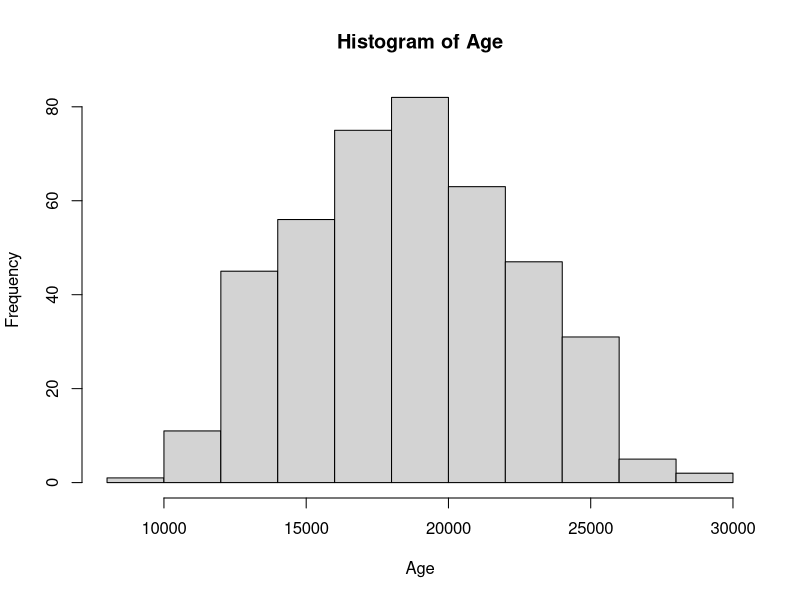
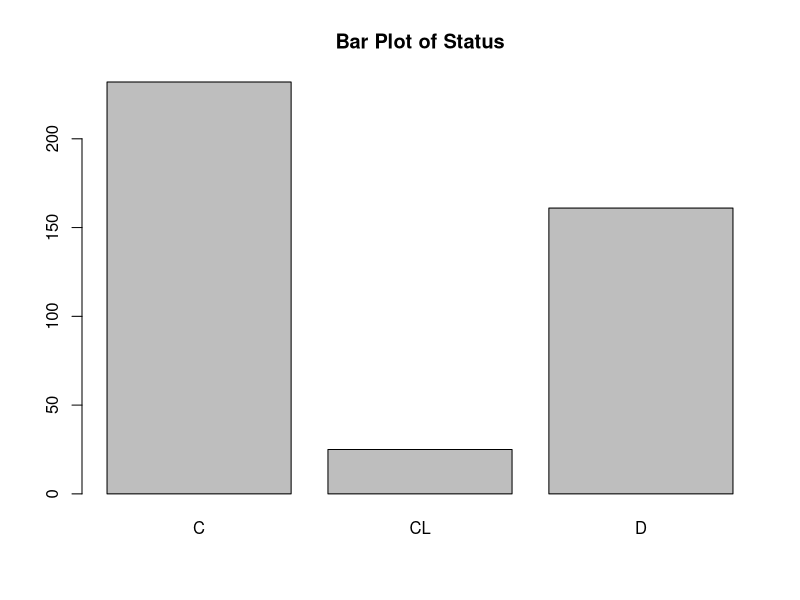
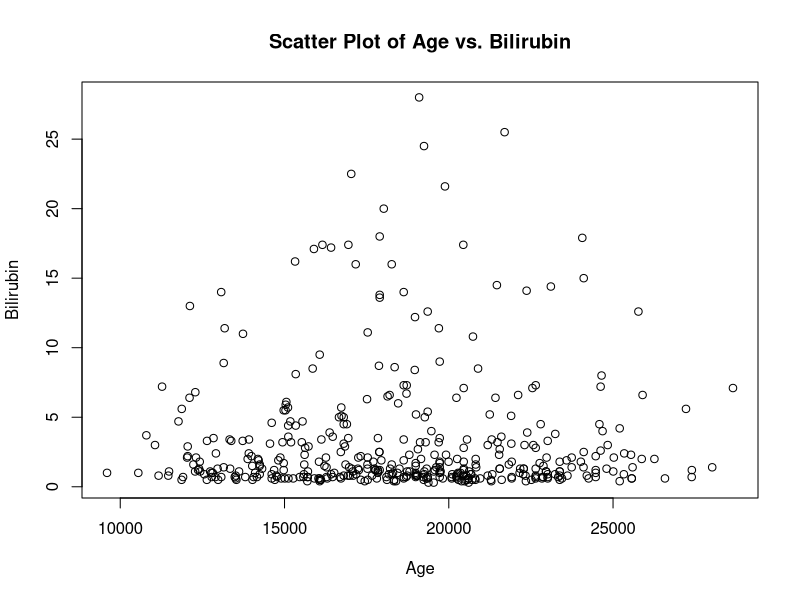
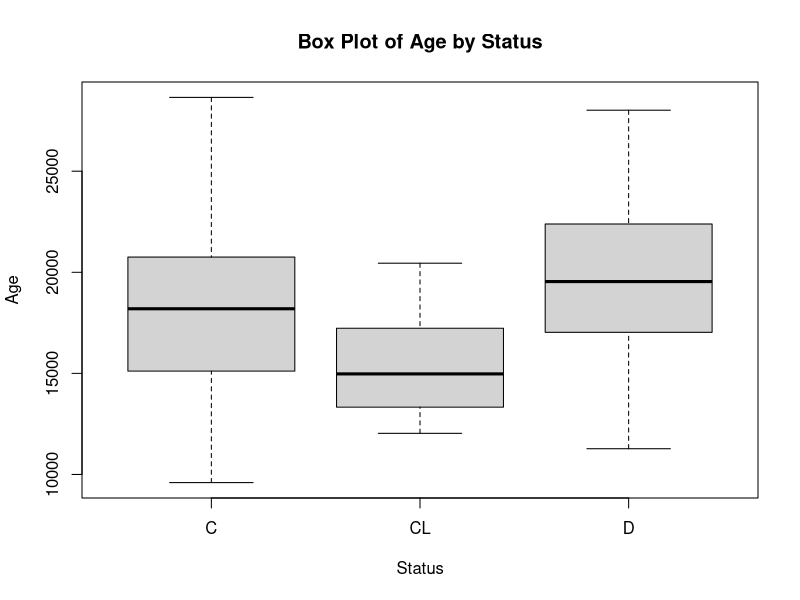

These figures' R source, in order:
# Load dataset
liver_data <- read.csv("data/cirrhosis.csv", colClasses = c(
  N_Days = "numeric",
  Status = "factor",
  Drug = "factor",
  Age = "numeric",
  Sex = "factor",
  Ascites = "factor",
  Hepatomegaly = "factor",
  Spiders = "factor",
  Edema = "factor",
  Bilirubin = "numeric",
  Cholesterol = "numeric",
  Albumin = "numeric",
  Copper = "numeric",
  Alk_Phos = "numeric",
  SGOT = "numeric",
  Tryglicerides = "numeric",
  Platelets = "numeric",
  Prothrombin = "numeric",
  Stage = "factor"
))

# Display the structure of the dataset
str(liver_data)

# View the first few rows of the dataset
head(liver_data)

# View the dataset in a separate viewer window
View(liver_data)

# Frequency of categorical variables
table(liver_data$Status)
table(liver_data$Drug)
table(liver_data$Sex)
table(liver_data$Ascites)
table(liver_data$Hepatomegaly)
table(liver_data$Spiders)
table(liver_data$Edema)
table(liver_data$Stage)

# Mean, median, and mode for numerical variables
mean(liver_data$Age)
median(liver_data$Age)
Mode <- function(x) {
  ux <- unique(x)
  ux[which.max(tabulate(match(x, ux)))]
}
Mode(liver_data$Age)

mean(liver_data$Bilirubin)
median(liver_data$Bilirubin)
Mode(liver_data$Bilirubin)

# Range for numerical variables
range(liver_data$Age)
range(liver_data$Bilirubin)

# Variance and standard deviation
var(liver_data$Age)
sd(liver_data$Age)
var(liver_data$Bilirubin)
sd(liver_data$Bilirubin)

# Quartiles
quantile(liver_data$Age)
quantile(liver_data$Bilirubin)

# Correlation matrix
cor_matrix <- cor(liver_data[, c("Age", "Bilirubin", "Cholesterol", "Albumin", "Copper", "Alk_Phos", "SGOT", "Tryglicerides", "Platelets", "Prothrombin")])
print(cor_matrix)

# One-Way ANOVA example (e.g., comparing Age across different Status)
anova_age <- aov(Age ~ Status, data = liver_data)
summary(anova_age)

# Two-Way ANOVA example (e.g., comparing Age across Sex and Drug)
anova_age_sex_drug <- aov(Age ~ Sex + Drug, data = liver_data)
summary(anova_age_sex_drug)

# Histogram for Age
hist(liver_data$Age, main = "Histogram of Age", xlab = "Age")

# Bar plot for Status
barplot(table(liver_data$Status), main = "Bar Plot of Status")

# Scatter plot for Age vs. Bilirubin
plot(liver_data$Age, liver_data$Bilirubin, main = "Scatter Plot of Age vs. Bilirubin", 
     xlab = "Age", ylab = "Bilirubin")

# Box plot for Age by Status
boxplot(Age ~ Status, data = liver_data, main = "Box Plot of Age by Status", 
        xlab = "Status", ylab = "Age")



